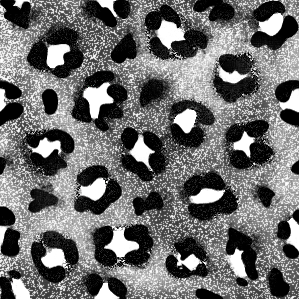
#> input picture timj_image/assets/leopard.png, 299 x 299 px
$ python leopard.py assets/leopard.png out.png   (older library calls are emulated)
#> lines starting #> are read from the running program, lines starting #| are printed output that depends on the picture
### timj_image/util.py
import math
import colorsys
import scipy
import scipy.cluster
import scipy.misc
import operator
import math
import Image
import numpy as np
import random

WIDTH = 1700
HEIGHT = 540

def rgb_to_gray(r, g, b, a = None):
    return 0.299 * r + 0.587 * g + 0.114 * b

# [13 lines left out: function get_avg_gray, not called in this run]

def get_dominant_colours(im, n):
    small_width = 50
    small_height = 50
    orig_width, orig_height = im.size
    im = im.resize((small_width, small_height))
    array = scipy.misc.fromimage(im)
    width, height, ncolours = array.shape
    array = array.reshape(width * height, ncolours)
    codes, dist = scipy.cluster.vq.kmeans(array, n)
    codes = np.array([map(int, colour) for colour in codes])

    codes = pad_colours(codes, n)

    #vec, dist = scipy.cluster.vq.vq(array, codes)
    #vec = vec.reshape(width, height)
    #scale = (orig_width / float(small_width), orig_height / float(small_height))
    return codes#, vec, scale

# [178 lines left out: functions pad_colours, order_colours_by_brightness, order_colours_by_hue, order_colours_by_saturation, resize_jam_background, centre_crop and 12 more, not called in this run]

### timj_image/leopard.py
import os
import sys
import math
import Image
import ImageOps
import util
import colorsys
import random

def leopard(image):
    image = image.convert('RGB')
    colours = util.get_dominant_colours(image, 12)
    colours = util.order_colours_by_brightness(colours)
    indices = sorted(random.sample(range(len(colours)), 3))
    colours = [colours[i] for i in indices]
    colours = util.spread_colours_by_lightness(colours)
    light, bg, dark = map(tuple, colours)

    layer = Image.open(os.path.dirname(os.path.abspath(__file__)) + '/' +
                       'assets/leopard.png')
    layer.load()
    r, g, b, a = layer.split()
    layer = layer.convert('RGB')
    layer = ImageOps.grayscale(layer)
    layer = ImageOps.colorize(layer, dark, light)
    layer.putalpha(a)
    im = Image.new('RGB', layer.size, bg)
    im.paste(layer, mask=layer)
    return im

if __name__ == '__main__':
    im = Image.open(sys.argv[1])
#> im is the input picture: PIL image 299x299 RGBA; mean R, G, B, A 21.6, 21.6, 21.6, 153.8
    im = leopard(im)
#> in leopard, `image = image.convert('RGB')`:
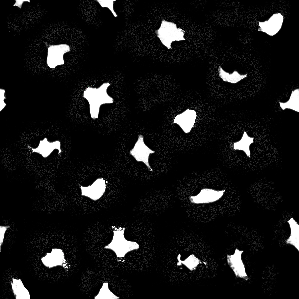
#> image: PIL image 299x299 RGB; mean R, G, B 21.6, 21.6, 21.6
#> in get_dominant_colours, `im = im.resize((small_width, small_height))`:
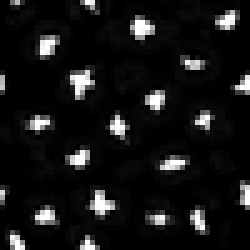
#> im: PIL image 50x50 RGB (shown 5 times larger); mean R, G, B 21.5, 21.5, 21.5
#> in get_dominant_colours, `array = array.reshape(width * height, ncolours)`: array = 2500 rows, first 8: [0, 0, 0], [0, 0, 0], [108, 108, 108], [184, 184, 184], [45, 45, 45], [6, 6, 6], [2, 2, 2], [0, 0, 0]
#> (the run stopped early here; a loop or call above may not have finished)
